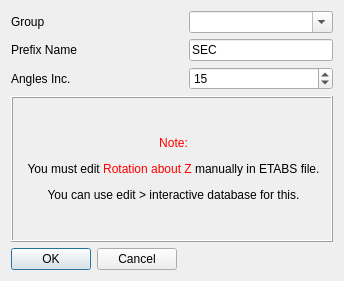
<?xml version="1.0" encoding="UTF-8"?>
<ui version="4.0">
 <class>Dialog</class>
 <widget class="QDialog" name="Dialog">
  <property name="geometry">
   <rect>
    <x>0</x>
    <y>0</y>
    <width>344</width>
    <height>281</height>
   </rect>
  </property>
  <property name="windowTitle">
   <string>Create Section Cuts</string>
  </property>
  <property name="windowIcon">
   <iconset resource="../../resource.qrc">
    <normaloff>:/cfactor/images/cut.svg</normaloff>:/cfactor/images/cut.svg</iconset>
  </property>
  <layout class="QGridLayout" name="gridLayout">
   <item row="0" column="2">
    <widget class="QComboBox" name="group">
     <property name="editable">
      <bool>true</bool>
     </property>
    </widget>
   </item>
   <item row="2" column="0" colspan="2">
    <widget class="QLabel" name="label_3">
     <property name="text">
      <string>Angles Inc.</string>
     </property>
    </widget>
   </item>
   <item row="1" column="2">
    <widget class="QLineEdit" name="prefix_name">
     <property name="text">
      <string>SEC</string>
     </property>
    </widget>
   </item>
   <item row="1" column="0" colspan="2">
    <widget class="QLabel" name="label_2">
     <property name="text">
      <string>Prefix Name</string>
     </property>
    </widget>
   </item>
   <item row="0" column="0">
    <widget class="QLabel" name="label">
     <property name="text">
      <string>Group</string>
     </property>
    </widget>
   </item>
   <item row="2" column="2">
    <widget class="QSpinBox" name="angles_inc">
     <property name="suffix">
      <string/>
     </property>
     <property name="minimum">
      <number>5</number>
     </property>
     <property name="maximum">
      <number>20</number>
     </property>
     <property name="singleStep">
      <number>5</number>
     </property>
     <property name="value">
      <number>15</number>
     </property>
    </widget>
   </item>
   <item row="6" column="0" colspan="3">
    <widget class="QLabel" name="label_4">
     <property name="frameShape">
      <enum>QFrame::Box</enum>
     </property>
     <property name="frameShadow">
      <enum>QFrame::Raised</enum>
     </property>
     <property name="text">
      <string>&lt;html&gt;&lt;head/&gt;&lt;body&gt;&lt;p align=&quot;center&quot;&gt;&lt;span style=&quot; color:#ff0000;&quot;&gt;Note:&lt;/span&gt;&lt;/p&gt;&lt;p align=&quot;center&quot;&gt;You must edit &lt;span style=&quot; color:#ff0000;&quot;&gt;Rotation about Z&lt;/span&gt; manually in ETABS file.&lt;/p&gt;&lt;p align=&quot;center&quot;&gt;You can use edit &amp;gt; interactive database for this.&lt;/p&gt;&lt;/body&gt;&lt;/html&gt;</string>
     </property>
    </widget>
   </item>
   <item row="7" column="0">
    <widget class="QDialogButtonBox" name="buttonBox">
     <property name="orientation">
      <enum>Qt::Horizontal</enum>
     </property>
     <property name="standardButtons">
      <set>QDialogButtonBox::Cancel|QDialogButtonBox::Ok</set>
     </property>
     <property name="centerButtons">
      <bool>true</bool>
     </property>
    </widget>
   </item>
  </layout>
 </widget>
 <resources>
  <include location="../../resource.qrc"/>
 </resources>
 <connections>
  <connection>
   <sender>buttonBox</sender>
   <signal>accepted()</signal>
   <receiver>Dialog</receiver>
   <slot>accept()</slot>
   <hints>
    <hint type="sourcelabel">
     <x>248</x>
     <y>254</y>
    </hint>
    <hint type="destinationlabel">
     <x>157</x>
     <y>274</y>
    </hint>
   </hints>
  </connection>
  <connection>
   <sender>buttonBox</sender>
   <signal>rejected()</signal>
   <receiver>Dialog</receiver>
   <slot>reject()</slot>
   <hints>
    <hint type="sourcelabel">
     <x>316</x>
     <y>260</y>
    </hint>
    <hint type="destinationlabel">
     <x>286</x>
     <y>274</y>
    </hint>
   </hints>
  </connection>
 </connections>
</ui>
